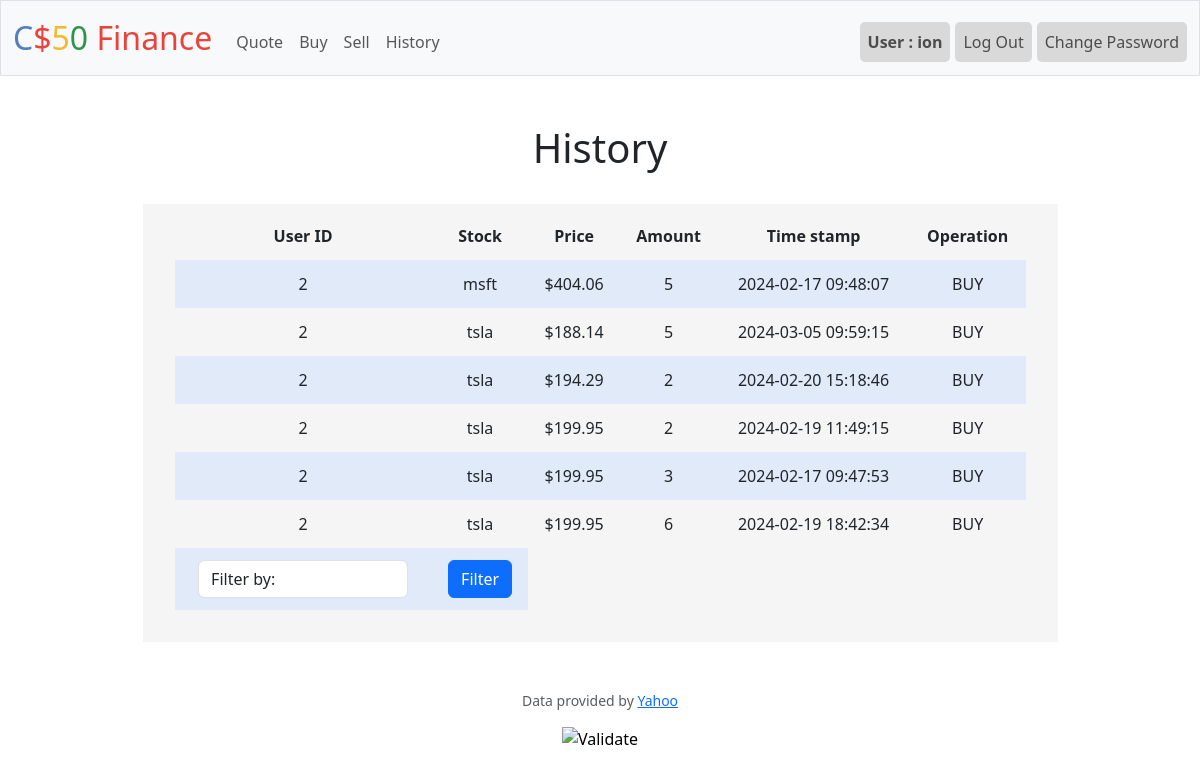
The app's page /history (signed in) with its own data.
### tables this page shows
CREATE TABLE buy(user_id integer not null, symbol text not null, price numeric not null, amount integer not null,timestamp datetime default current_timestamp, operation text default BUY);

### app.py (the view)
@app.route("/history")
@login_required
def history():
    union = db.execute("select * from buy where user_id = ? union select * from sell where user_id = ?",session["user_id"],session["user_id"])
    return render_template("history.html",union=union)

### app.py (called while the page is built)
@app.after_request
def after_request(response):
    response.headers["Cache-Control"] = "no-cache, no-store, must-revalidate"
    response.headers["Expires"] = 0
    response.headers["Pragma"] = "no-cache"
    return response

### helpers.py (called while the page is built)
def login_required(f):
    @wraps(f)
    def decorated_function(*args, **kwargs):
        if session.get("user_id") is None:
            return redirect("/login")
        return f(*args, **kwargs)
    return decorated_function

def usd(value):
    return f"${value:,.2f}"

### templates/history.html (shortened to what this page needs)
{% extends "layout.html" %}
{% block main %}
<h1>History</h1><br>
<div class="container">
<div class="section">
    <table>
        <thead>
            <tr>
                <th>User ID</th>
                <th>Stock</th>
                <th>Price</th>
                <th>Amount</th>
                <th>Time stamp</th>
                <th>Operation</th>
            </tr>
        </thead>
        <tbody>
            {% for stock in union %}
            <tr >
                <td>{{stock["user_id"]}}</td>
                <td>
                    {{ stock["symbol"] }}
                </td>
                <td>
                    {{ stock["price"] | usd}}
                </td>
                <td>
                    {{stock["amount"] }}
                </td>
                <td>
                    {{stock["timestamp"]}}
                </td>
                <td>
                    {{stock["operation"]}}
                </td>
                </tr>
            {% endfor %}
            <tr>
                <form action="/filter" method="post">
                        <td><select class="form-control mx-auto " name="symbol" style="width:210px" >
                            <option selected disabled value="">Filter by:</option>
                        </select></td>
                    <td>
                    <button class="btn btn-primary" type="submit">Filter</button>
                </td>
                </form>
            </tr>
        </tbody>
    </table>
</div>
</div>
{% endblock %}

### static/styles.css (style rules this page uses)
.container { margin-left: auto; margin-right: auto; padding-left: 15px; padding-right: 15px; text-align: center; width: 90%; }
.section { padding-bottom: 1rem; padding-left: 2rem; padding-right: 2rem; padding-top: 0.5rem; background-color: #f5f5f5; }
table { background-color: transparent; margin-bottom: 1rem; width: 100%; }
table th, table td { padding: 0.75rem; vertical-align: middle; }
tbody tr:nth-of-type(odd) { background-color: rgb(179, 208, 255, 0.3) }

### records on screen
buy: user_id "2", symbol "msft", price "$404.06", amount "5", timestamp "2024-02-17 09:48:07", operation "BUY"
buy: user_id "2", symbol "tsla", price "$188.14", amount "5", timestamp "2024-03-05 09:59:15", operation "BUY"
buy: user_id "2", symbol "tsla", price "$194.29", amount "2", timestamp "2024-02-20 15:18:46", operation "BUY"
buy: user_id "2", symbol "tsla", price "$199.95", amount "2", timestamp "2024-02-19 11:49:15", operation "BUY"
buy: user_id "2", symbol "tsla", price "$199.95", amount "3", timestamp "2024-02-17 09:47:53", operation "BUY"
buy: user_id "2", symbol "tsla", price "$199.95", amount "6", timestamp "2024-02-19 18:42:34", operation "BUY"

### other values on screen
{{ session["user_name"] }} "ion"
